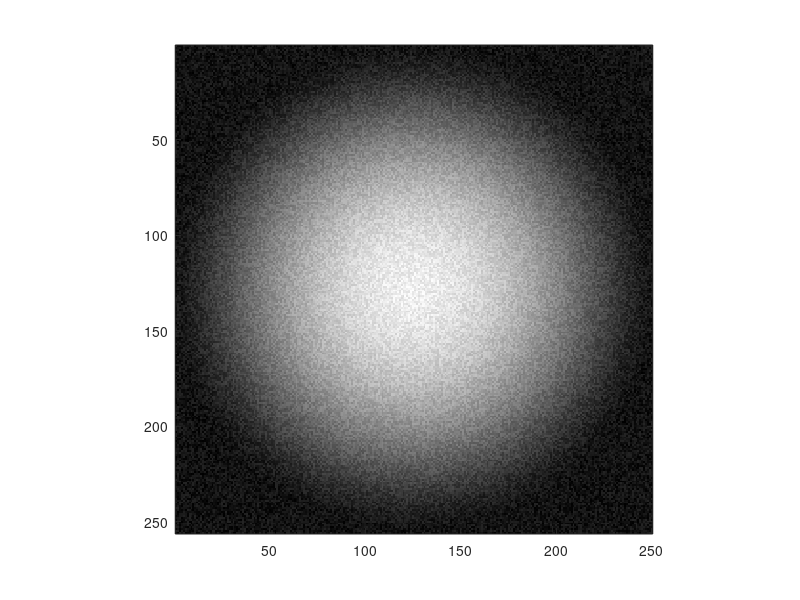

This figure's MATLAB source: (Note: this script raises an error after producing the figure.)
clear all
close all

rows = 256;
columns = 250;
totalLiLF = zeros(rows, columns);

noiseAmp = 0.5;
N = 10;

hor = 1:1:columns;
vert = 1:1:rows;

% generate some data...
% this step won't be necessary with real images
q = 5;
rho = rows/2;

for i = 1:rows
    for j = 1:columns
        %totalLiLF(i,j) = 3.*approx_polylog(2, exp(q - ((i - round(columns/2)+50).^2/rho^2 + (j-round(rows/2)).^2/rho^2).*f(exp(q))), N)./approx_polylog(2, exp(q) ,N) + noiseAmp*rand(1,1);
        
        % just Thomas-Fermi:
        r = i-round(rows/2);
        c = j-round(columns/2);
        totalLiLF(i,j) = 3.*max(1-(r^2+c^2)/rho^2,0).^(3/2) + noiseAmp*rand(1,1);

%         % simulate flat top capped at OD = 5
%         if totalLiLF(i,j) >= 3
%             totalLiLF(i,j) = min(totalLiLF(i,j), 5) + noiseAmp*rand(1,1);
%         end
    end
end

% just an image of the ODT 
figure(1)
image(totalLiLF,'CDataMapping','scaled');
axis image
ax = gca;
colormap(gray(32768));
ax.CLim = [0, 1.3];

% to find the center from horizontal dist:
% find sum of matrix columns (integrate along y)
totalLiLF_columns_summed = sum(totalLiLF, 1);

figure(2)
plot(hor, totalLiLF_columns_summed)

% now fit something to this to find center in the y-direction:
% now do gaussian fit this data to find the horizontal center:
horizontal_center_find = fit(hor.', totalLiLF_columns_summed.', "gauss1");
coefs = coeffvalues(horizontal_center_find);
horizontal_center = round(coefs(2));
disp(horizontal_center_find)

figure(3)
plot(horizontal_center_find, hor, totalLiLF_columns_summed);

%%%%%%%%%%%%%%%%%%%%%%%%%%%%%%%%%%%%%%%%%%%%%%%%%%%%%%%%%%%%%%%%%%%%%
%%% one horizontal center found, get a veritical cut at that center:
n = 10;
center_vertical_slice = 0;
for i = -n:1:n
    center_vertical_slice = center_vertical_slice + totalLiLF(:, horizontal_center + i)/(2*n+1);
end

%%%%%%%%%%%%%%%%%%%%%%%%%%%%%%%%%%%%%%%%%%%%%%%%%%%%%%%%%%%%%%%%%%%%%
%%% now fit this data with LiLF_fit_func

tf = excludedata(vert.', center_vertical_slice, 'range', [0.001 Inf]);

% fancy fit:
% fitfunc = fittype(@(a,b,c,d,e,x) a + b*approx_polylog(2, exp(c - ((x-e).^2/d.^2)*f(exp(c))), 5)/approx_polylog(2, exp(c), 5), ...
%     'independent','x','dependent','z');
% 
% % note that StartPoint's order is alphabetical
% LiLF_fit = fit(vert.', center_vertical_slice, fitfunc, ...
%     'StartPoint', [0.0, 3, q, rho, 100]);

% thomas-fermi fit:
fitfunc = fittype(@(a,b,c,d,x) a + b.*max(1-((x-d).^2)/c.^2,0).^(3/2), ...
    'independent','x','dependent','z');

% note that StartPoint's order is alphabetical
LiLF_fit = fit(vert.', center_vertical_slice, fitfunc, ...
    'StartPoint', [0.0, 3, rho, round(rows/2)]);

figure(5)
plot(LiLF_fit,vert,center_vertical_slice);
disp(LiLF_fit)


%%%%%%%%%%%%%%%%%%%%%%%%%%%%%%%%%%%%%%
%%%%%%%%% EXTRA FUNCTIONS %%%%%%%%%%%%
%%%%%%%%%%%%%%%%%%%%%%%%%%%%%%%%%%%%%%

function f = f(x)
    f = ((1+x)./x).*log(1+x);
end


